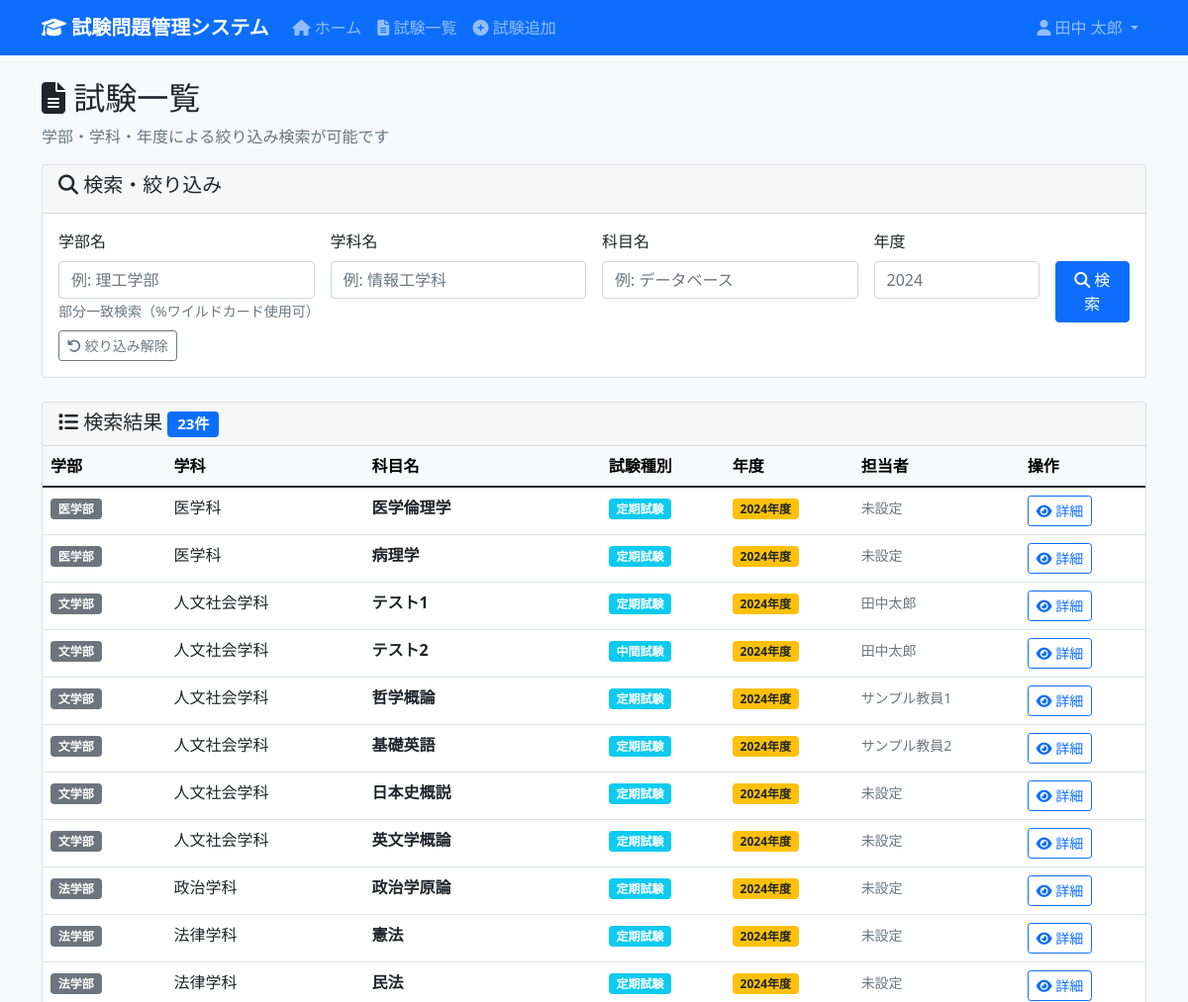
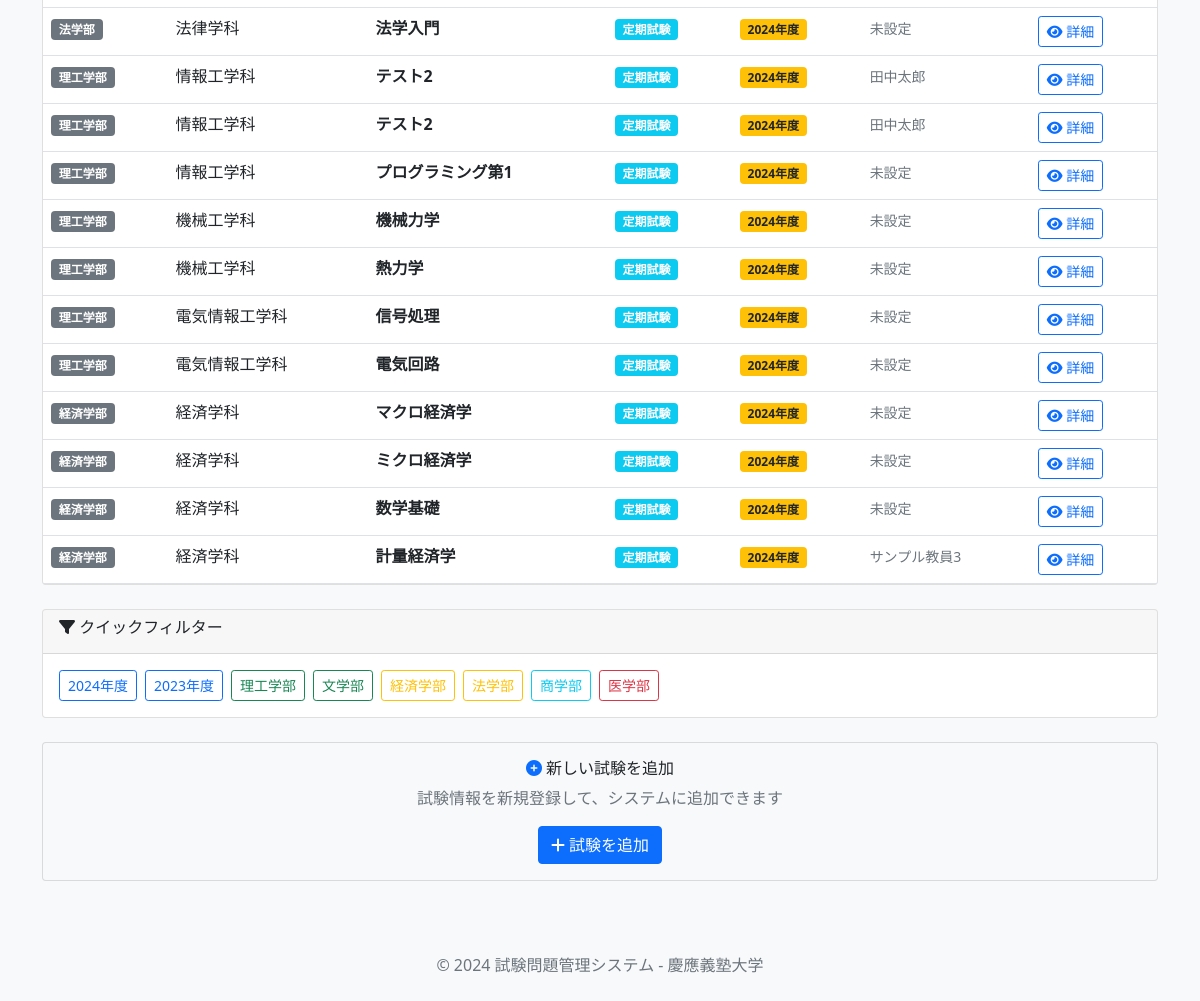
Page /exams (signed in) on the committed database (2 pictures, top to bottom).
### tables this page shows
CREATE TABLE Exams (
                exam_id INTEGER PRIMARY KEY AUTOINCREMENT,
                subject_id INTEGER NOT NULL,
                exam_type_id INTEGER NOT NULL,
                exam_year INTEGER NOT NULL,
                instructions TEXT,
                created_at DATETIME DEFAULT CURRENT_TIMESTAMP,
                FOREIGN KEY (subject_id) REFERENCES Subjects(subject_id),
                FOREIGN KEY (exam_type_id) REFERENCES ExamTypes(exam_type_id),
                UNIQUE(subject_id, exam_type_id, exam_year)
            );

### app.py (the view)
@app.route('/exams')
@login_required
def exams() -> str:
    cur = get_db().cursor()
    exam_list = cur.execute('''
        SELECT
            e.exam_id,
            f.faculty_name,
            d.department_name,
            s.subject_name,
            et.exam_type_name,
            e.exam_year,
            GROUP_CONCAT(p.professor_name, ', ') AS professors
        FROM Exams e
        JOIN Subjects s ON e.subject_id = s.subject_id
        JOIN Departments d ON s.department_id = d.department_id
        JOIN Faculties f ON d.faculty_id = f.faculty_id
        JOIN ExamTypes et ON e.exam_type_id = et.exam_type_id
        LEFT JOIN ExamProfessors ep ON e.exam_id = ep.exam_id
        LEFT JOIN Professors p ON ep.professor_id = p.professor_id
        GROUP BY e.exam_id, f.faculty_name, d.department_name, s.subject_name, et.exam_type_name, e.exam_year
        ORDER BY e.exam_year DESC, f.faculty_name, d.department_name, s.subject_name
    ''').fetchall()
    return render_template('exams/list.html', exam_list=exam_list)

### app.py (called while the page is built)
def get_db() -> sqlite3.Connection:
    db = getattr(g, '_database', None)
    if db is None:
        db = g._database = sqlite3.connect(DATABASE)
        db.execute('PRAGMA foreign_keys = ON')
        db.row_factory = sqlite3.Row
    return db

@app.teardown_appcontext
def close_connection(exception: Optional[BaseException]) -> None:
    db = getattr(g, '_database', None)
    if db is not None:
        db.close()

def login_required(f):
    @wraps(f)
    def decorated_function(*args, **kwargs):
        if 'user_id' not in session:
            return redirect(url_for('login'))
        return f(*args, **kwargs)
    return decorated_function

### templates/exams/list.html (shortened to what this page needs)
{% extends "base.html" %}
{% block content %}
<div class="row">
    <div class="col-12">
        <h2>
            <i class="fas fa-file-alt"></i> 試験一覧
        </h2>
        <p class="text-muted">学部・学科・年度による絞り込み検索が可能です</p>
    </div>
</div>
<div class="row mb-4">
    <div class="col-12">
        <div class="card">
            <div class="card-header">
                <h5><i class="fas fa-search"></i> 検索・絞り込み</h5>
            </div>
            <div class="card-body">
                <form method="POST" action="{{ url_for('exams_filtered') }}">
                    <div class="row g-3">
                        <div class="col-md-3">
                            <label for="faculty_filter" class="form-label">学部名</label>
                            <input type="text" class="form-control" id="faculty_filter" name="faculty_filter"
                                   value="{{ faculty_filter or '' }}" placeholder="例: 理工学部">
                            <small class="form-text text-muted">部分一致検索（%ワイルドカード使用可）</small>
                        </div>
                        <div class="col-md-3">
                            <label for="department_filter" class="form-label">学科名</label>
                            <input type="text" class="form-control" id="department_filter" name="department_filter"
                                   value="{{ department_filter or '' }}" placeholder="例: 情報工学科">
                        </div>
                        <div class="col-md-3">
                            <label for="subject_filter" class="form-label">科目名</label>
                            <input type="text" class="form-control" id="subject_filter" name="subject_filter"
                                   value="{{ subject_filter or '' }}" placeholder="例: データベース">
                        </div>
                        <div class="col-md-2">
                            <label for="year_filter" class="form-label">年度</label>
                            <input type="number" class="form-control" id="year_filter" name="year_filter"
                                   value="{{ year_filter or '' }}" min="2020" max="2030" placeholder="2024">
                        </div>
                        <div class="col-md-1">
                            <label class="form-label">&nbsp;</label>
                            <button type="submit" class="btn btn-primary w-100 d-block">
                                <i class="fas fa-search"></i>
                                <span class="d-none d-lg-inline"> 検索</span>
                            </button>
                        </div>
                    </div>
                    <div class="row mt-2">
                        <div class="col-12">
                            <a href="{{ url_for('exams') }}" class="btn btn-outline-secondary btn-sm me-2">
                                <i class="fas fa-undo"></i> 絞り込み解除
                            </a>
                        </div>
                    </div>
                </form>
            </div>
        </div>
    </div>
</div>
<div class="row">
    <div class="col-12">
        {% if exam_list %}
            <div class="card">
                <div class="card-header d-flex justify-content-between align-items-center">
                    <h5 class="mb-0">
                        <i class="fas fa-list"></i> 検索結果
                        <span class="badge bg-primary">{{ exam_list|length }}件</span>
                    </h5>
                </div>
                <div class="card-body p-0">
                    <div class="table-responsive">
                        <table class="table table-hover mb-0">
                            <thead class="table-light">
                                <tr>
                                    <th>学部</th>
                                    <th>学科</th>
                                    <th>科目名</th>
                                    <th>試験種別</th>
                                    <th>年度</th>
                                    <th>担当者</th>
                                    <th>操作</th>
                                </tr>
                            </thead>
                            <tbody>
                                {% for exam in exam_list %}
                                <tr>
                                    <td>
                                        <span class="badge bg-secondary">{{ exam[1] }}</span>
                                    </td>
                                    <td>{{ exam[2] }}</td>
                                    <td>
                                        <strong>{{ exam[3] }}</strong>
                                    </td>
                                    <td>
                                        <span class="badge bg-info">{{ exam[4] }}</span>
                                    </td>
                                    <td>
                                        <span class="badge bg-warning text-dark">{{ exam[5] }}年度</span>
                                    </td>
                                    <td>
                                        {% if exam[6] %}
                                            <small class="text-muted">{{ exam[6] }}</small>
                                        {% else %}
                                            <small class="text-muted">未設定</small>
                                        {% endif %}
                                    </td>
                                    <td>
                                        <a href="{{ url_for('exam_detail', exam_id=exam[0]) }}"
                                           class="btn btn-sm btn-outline-primary">
                                            <i class="fas fa-eye"></i> 詳細
                                        </a>
                                    </td>
                                </tr>
                                {% endfor %}
                            </tbody>
                        </table>
                    </div>
                </div>
            </div>
        {% endif %}
    </div>
</div>
{% if exam_list %}
<div class="row mt-4">
    <div class="col-12">
        <div class="card">
            <div class="card-header">
                <h6><i class="fas fa-filter"></i> クイックフィルター</h6>
            </div>
            <div class="card-body">
                <div class="d-none d-md-flex flex-wrap gap-2">
                    <button type="button" class="btn btn-outline-primary btn-sm" onclick="filterByYear(2024)">2024年度</button>
                    <button type="button" class="btn btn-outline-primary btn-sm" onclick="filterByYear(2023)">2023年度</button>
                    <button type="button" class="btn btn-outline-success btn-sm" onclick="filterByFaculty('理工学部')">理工学部</button>
                    <button type="button" class="btn btn-outline-success btn-sm" onclick="filterByFaculty('文学部')">文学部</button>
                    <button type="button" class="btn btn-outline-warning btn-sm" onclick="filterByFaculty('経済学部')">経済学部</button>
                    <button type="button" class="btn btn-outline-warning btn-sm" onclick="filterByFaculty('法学部')">法学部</button>
                    <button type="button" class="btn btn-outline-info btn-sm" onclick="filterByFaculty('商学部')">商学部</button>
                    <button type="button" class="btn btn-outline-danger btn-sm" onclick="filterByFaculty('医学部')">医学部</button>
                </div>
            </div>
        </div>
    </div>
</div>
{% endif %}
<div class="row mt-4">
    <div class="col-12">
        <div class="card bg-light">
            <div class="card-body text-center">
                <h6><i class="fas fa-plus-circle text-primary"></i> 新しい試験を追加</h6>
                <p class="text-muted mb-3">試験情報を新規登録して、システムに追加できます</p>
                <a href="{{ url_for('exam_add') }}" class="btn btn-primary">
                    <i class="fas fa-plus"></i> 試験を追加
                </a>
            </div>
        </div>
    </div>
</div>
{% endblock %}

### templates/base.html (style rules this page uses)
body { background-color: #f8f9fa; }

### templates/exams/list.html (style rules this page uses)
.form-label { font-weight: 500; margin-bottom: 0.5rem; }
tbody tr { cursor: pointer; transition: background-color 0.2s ease; }
.card-body form { margin-bottom: 0; }

### rows in the picture
Exams: exam "医学部", exam "医学科", exam "医学倫理学", exam "定期試験", exam_year "2024", shows "未設定"
Exams: exam "医学部", exam "医学科", exam "病理学", exam "定期試験", exam_year "2024", shows "未設定"
Exams: exam "文学部", exam "人文社会学科", exam "テスト1", exam "定期試験", exam_year "2024", exam "田中太郎"
Exams: exam "文学部", exam "人文社会学科", exam "テスト2", exam "中間試験", exam_year "2024", exam "田中太郎"
Exams: exam "文学部", exam "人文社会学科", exam "哲学概論", exam "定期試験", exam_year "2024", exam "サンプル教員1"
Exams: exam "文学部", exam "人文社会学科", exam "基礎英語", exam "定期試験", exam_year "2024", exam "サンプル教員2"
Exams: exam "文学部", exam "人文社会学科", exam "日本史概説", exam "定期試験", exam_year "2024", shows "未設定"
Exams: exam "文学部", exam "人文社会学科", exam "英文学概論", exam "定期試験", exam_year "2024", shows "未設定"
Exams: exam "法学部", exam "政治学科", exam "政治学原論", exam "定期試験", exam_year "2024", shows "未設定"
Exams: exam "法学部", exam "法律学科", exam "憲法", exam "定期試験", exam_year "2024", shows "未設定"
Exams: exam "法学部", exam "法律学科", exam "民法", exam "定期試験", exam_year "2024", shows "未設定"
Exams: exam "法学部", exam "法律学科", exam "法学入門", exam "定期試験", exam_year "2024", shows "未設定"
Exams: exam "理工学部", exam "情報工学科", exam "テスト2", exam "定期試験", exam_year "2024", exam "田中太郎"
Exams: exam "理工学部", exam "情報工学科", exam "テスト2", exam "定期試験", exam_year "2024", exam "田中太郎"
Exams: exam "理工学部", exam "情報工学科", exam "プログラミング第1", exam "定期試験", exam_year "2024", shows "未設定"
Exams: exam "理工学部", exam "機械工学科", exam "機械力学", exam "定期試験", exam_year "2024", shows "未設定"
Exams: exam "理工学部", exam "機械工学科", exam "熱力学", exam "定期試験", exam_year "2024", shows "未設定"
Exams: exam "理工学部", exam "電気情報工学科", exam "信号処理", exam "定期試験", exam_year "2024", shows "未設定"
Exams: exam "理工学部", exam "電気情報工学科", exam "電気回路", exam "定期試験", exam_year "2024", shows "未設定"
Exams: exam "経済学部", exam "経済学科", exam "マクロ経済学", exam "定期試験", exam_year "2024", shows "未設定"
Exams: exam "経済学部", exam "経済学科", exam "ミクロ経済学", exam "定期試験", exam_year "2024", shows "未設定"
Exams: exam "経済学部", exam "経済学科", exam "数学基礎", exam "定期試験", exam_year "2024", shows "未設定"
Exams: exam "経済学部", exam "経済学科", exam "計量経済学", exam "定期試験", exam_year "2024", exam "サンプル教員3"

### other values in the picture
{{ session.full_name }} "田中 太郎"
{{ exam_list|length }} "23"
